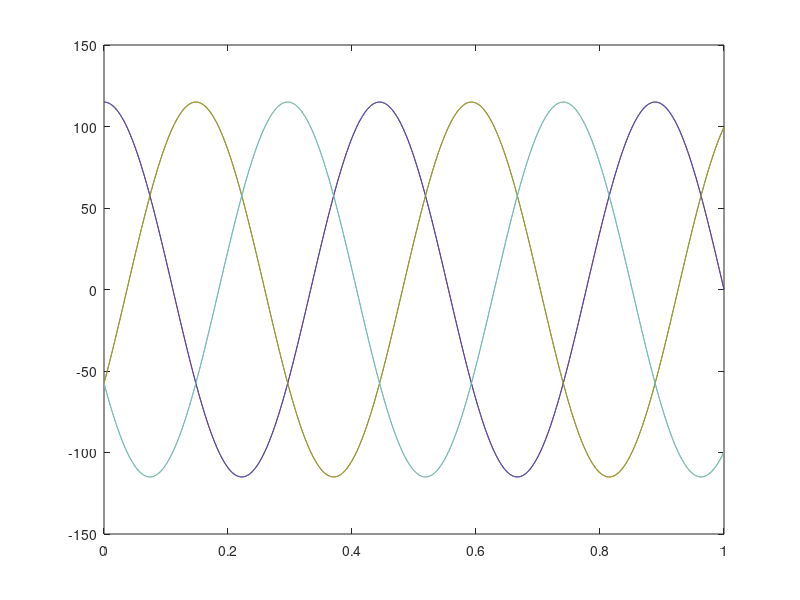
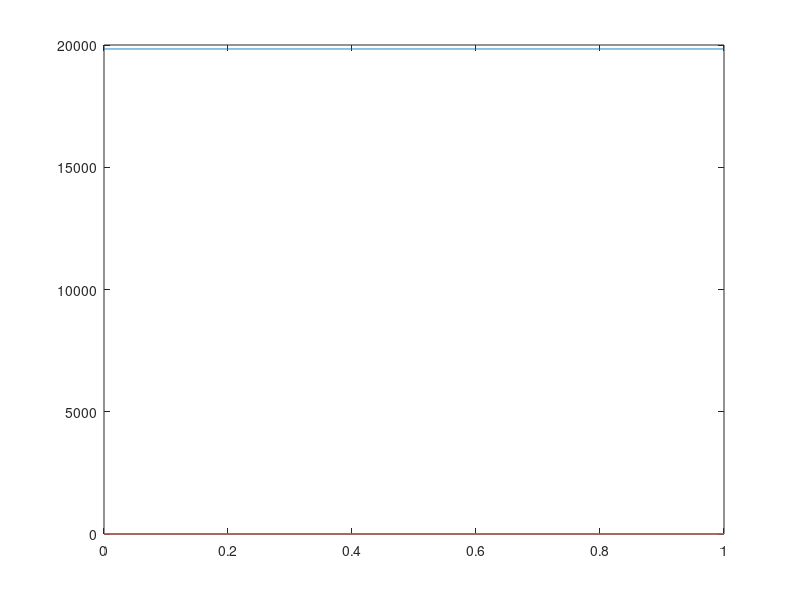
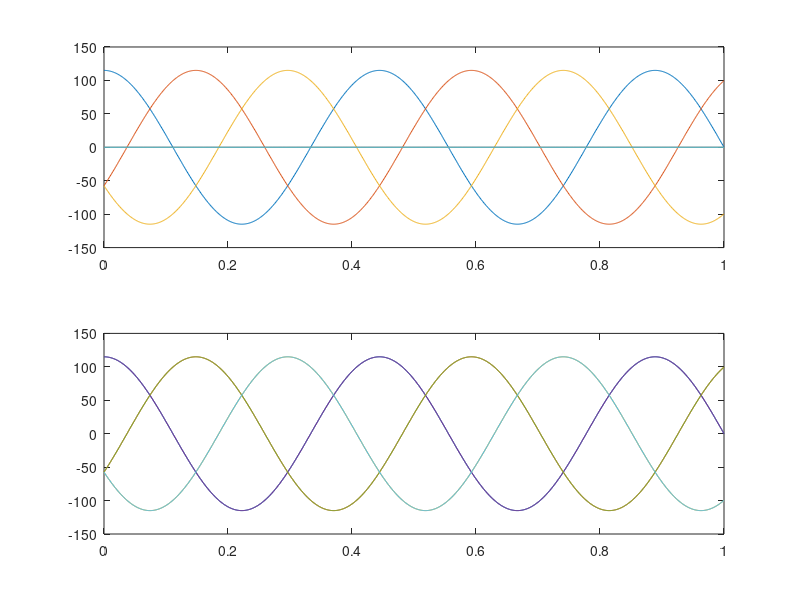

MATLAB code for these plots, in order:
clear all
close all
clc

t = linspace(0,1,1000);     %tempo
f = 2.25;                   %frequencia Hz
w = 2*pi*f;                 %frequencia rad/s

Vphi_a = 0;     
Vphi_b = 2*pi/3;
Vphi_c = -2*pi/3;


Va = 115;
Vb = 115;
Vc = 115;

Za = 1;
Zb = 1;
Zc = 1;

va = Va*cos(w*t-Vphi_a);
vb = Vb*cos(w*t-Vphi_b);
vc = Vc*cos(w*t-Vphi_c);

ia = Va/abs(Za)*cos(w*t-Vphi_a-angle(Za));
ib = Vb/abs(Zb)*cos(w*t-Vphi_b-angle(Zb));
ic = Vc/abs(Zc)*cos(w*t-Vphi_c-angle(Zc));

v = [va;vb;vc];
i = [ia;ib;ic];

p = dot(v,i);           % Potencia ativa instantanea
q = cross(v,i);         % Potencia reativa instantanea

ip = [p./dot(v,v).*v(1,:); p./dot(v,v).*v(2,:); p./dot(v,v).*v(3,:)];
iq = cross(q,v);
iq = [iq(1,:)./dot(v,v); iq(2,:)./dot(v,v); iq(3,:)./dot(v,v)];

figure(1)
plot(t,v,t,i);

figure(2)
plot(t,p,t,q);

figure(3)
subplot(2,1,1)
plot(t,ip,t,iq)
subplot(2,1,2)
plot(t,ip+iq,t,i)

